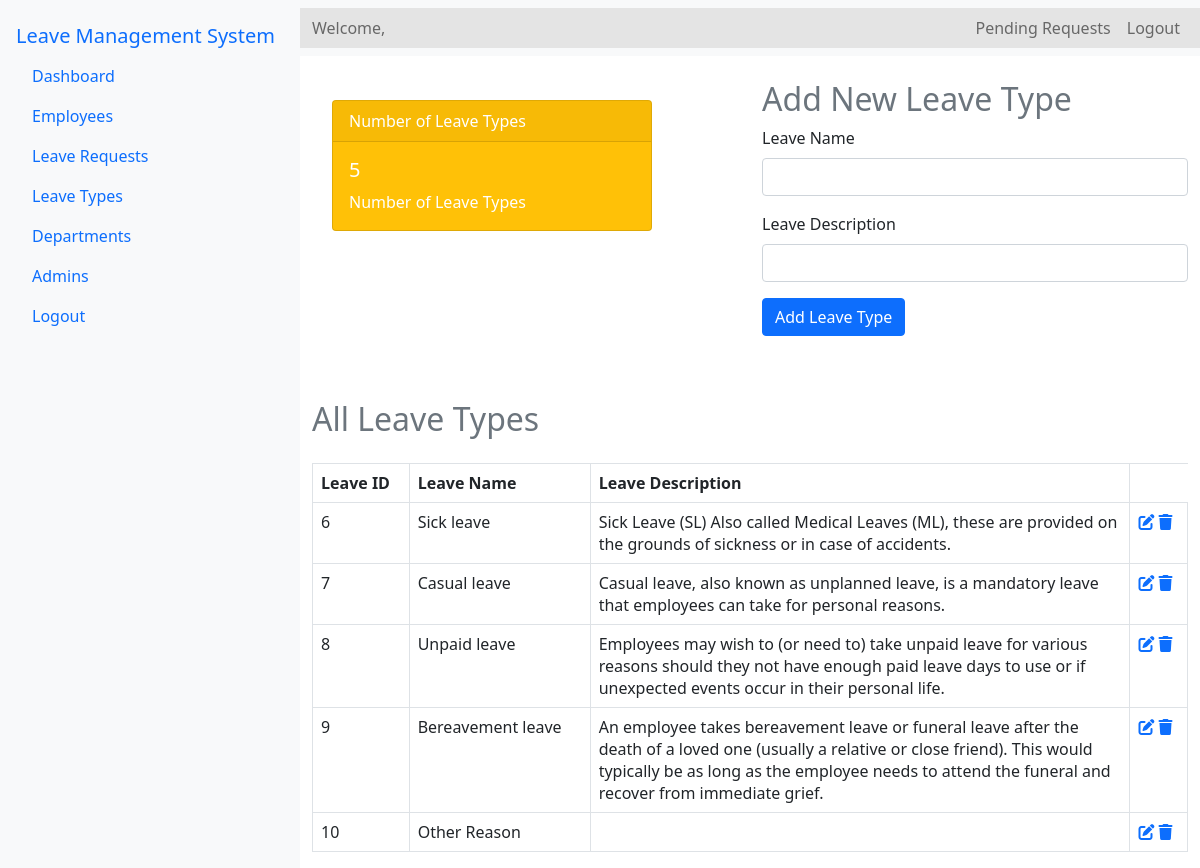
The app's page /Source/admin/leave-types.php (signed in), older data.
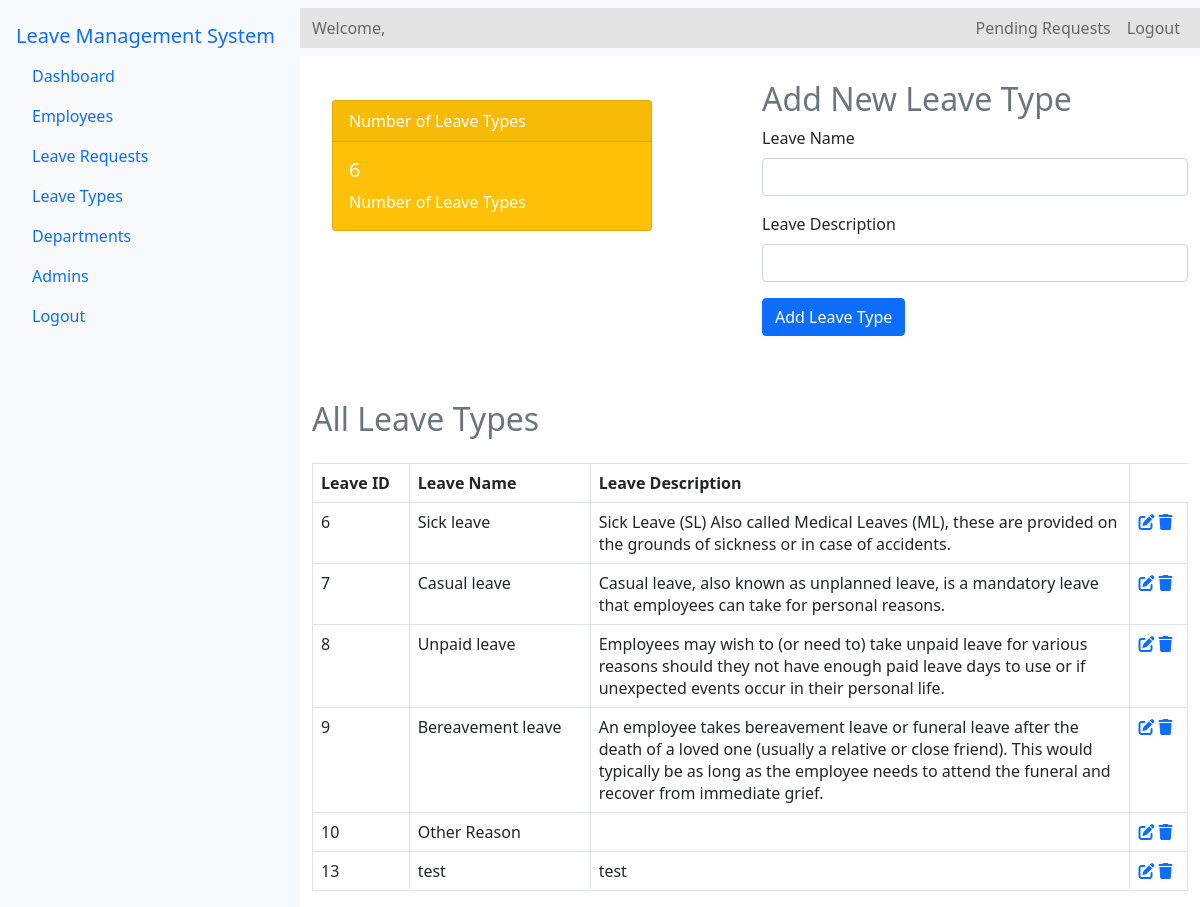
The same page, newer data.
### tables this page shows
CREATE TABLE `leave_types` (
  `leave_name` varchar(100) NOT NULL,
  `description` varchar(1000) NOT NULL,
  `id` int(11) NOT NULL
);

### Source/admin/leave-types.php (the view, shortened to what the changed rows need)
<?php
include '../config.php';
$l_count_query = "SELECT COUNT(*) as count FROM leave_types";
$l_count_result = $conn->query($l_count_query);
$l_count = $l_count_result->fetch_assoc()['count'];
$l_query = "SELECT * FROM leave_types";
$l_result = $conn->query($l_query);
?>
<!DOCTYPE html>
<html lang="en">
<head>
    <link rel="stylesheet" href="../bootstrap-5.0.2-dist/css/bootstrap.min.css">
    <link rel="stylesheet" href="../css/admin-dashboard.css">
    <link rel="stylesheet" href="https://cdnjs.cloudflare.com/ajax/libs/font-awesome/6.0.0-beta3/css/all.min.css">
    <link rel="stylesheet" href="../css/main.css">
</head>
<body>
<div class="d-flex">
    <div class="flex-grow-1">
        <div class="container mt-4">
            <div class="row">
                <div class="col-md-6" style="max-width: 30rem;">
                <div class="card text-white bg-warning mb-3" style="max-width: 20rem;">
                        <div class="card-body">
                            <h5 class="card-title"><?php echo $l_count; ?></h5>
                            <p class="card-text">Number of Leave Types</p>
                        </div>
                    </div>
                </div>
                <div class="col-md-6" >
                    <h2 class="text-secondary">Add New Leave Type</h2>
                </div>
            </div>
            <div class="mt-5">
                <h2 class="text-secondary">All Leave Types</h2>
                <table class="table table-bordered mt-4">
                    <thead>
                        <tr>
                            <th>Leave ID</>
                            <th>Leave Name</th>
                            <th>Leave Description</th>
                        </tr>
                    </thead>
                    <tbody>
                        <?php while ($row = $l_result->fetch_assoc()): ?>
                        <tr>
                            <td><?php echo htmlspecialchars($row['id']); ?></td>
                            <td><?php echo htmlspecialchars($row['leave_name']); ?></td>
                            <td style="max-width: 30rem;"><?php echo htmlspecialchars($row['description']); ?></td>
                            <td>
                                <a href="leave-edit.php?id=<?php echo htmlspecialchars($row['id']); ?>" ><i class="fas fa-edit"></i></a>
                                <a href="leave-delete.php?id=<?php echo htmlspecialchars($row['id']); ?>" onclick="return confirm('Are you sure you want to delete this Leave Type?')"><i class="fas fa-trash"></i></a>
                            </td>
                        </tr>
                        <?php endwhile; ?>
                    </tbody>
                </table>
            </div>
        </div>
    </div>
</div>
</body>
</html>

Row changes from the older to the newer data that the page shows:
added leave_types: id "13", leave_name "test", description "test"
Text that changed along with them:
$l_count: "5" → "6"
